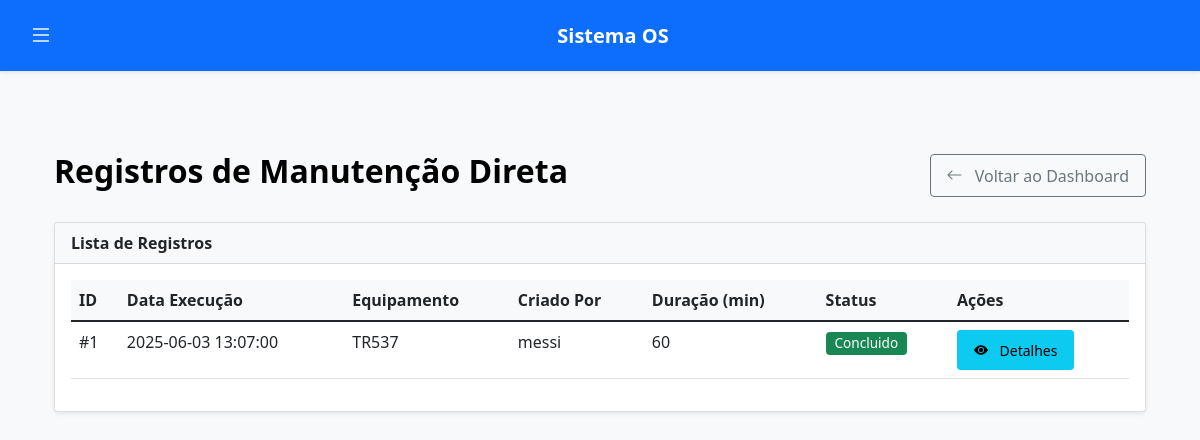
The page /admin/registros_manutencao (signed in) on the database its author committed.
### tables this page shows
CREATE TABLE registros_manutencao_direta (
            id INTEGER PRIMARY KEY AUTOINCREMENT,
            data_registro TEXT NOT NULL DEFAULT CURRENT_TIMESTAMP, -- Quando o registro foi criado no sistema
            data_execucao TEXT NOT NULL,               -- Data e Hora que o serviço foi executado (manual)
            duracao_minutos INTEGER,                   -- Duração da manutenção em minutos (manual)
            equipamento_afetado TEXT,
            descricao_servico TEXT NOT NULL,
            observacoes TEXT,
            criado_por_id INTEGER NOT NULL,             -- ID do usuário de manutenção que criou
            status TEXT NOT NULL CHECK(status IN ('Pendente Aprovacao', 'Concluido', 'Cancelado')) DEFAULT 'Pendente Aprovacao',
            data_conclusao_admin TEXT,                 -- Data que o admin aprovou/concluiu
            concluido_por_admin_id INTEGER,            -- ID do admin que aprovou/concluiu
            FOREIGN KEY (criado_por_id) REFERENCES usuarios (id),
            FOREIGN KEY (concluido_por_admin_id) REFERENCES usuarios (id)
        );

CREATE TABLE usuarios (
            id INTEGER PRIMARY KEY AUTOINCREMENT,
            usuario TEXT NOT NULL UNIQUE,
            senha TEXT NOT NULL,
            tipo TEXT NOT NULL CHECK(tipo IN ('solicitante', 'manutencao', 'admin', 'master-admin')),
            nome TEXT NOT NULL,
            email TEXT UNIQUE,
            especialidade TEXT CHECK(especialidade IS NULL OR especialidade IN ('eletricista', 'mecanico')), -- Nova coluna
            ativo BOOLEAN DEFAULT 1,
            data_criacao TEXT DEFAULT CURRENT_TIMESTAMP
        );

### app.py (the view)
@app.route('/admin/registros_manutencao')
def listar_registros_diretos():
    if session.get('tipo') not in ['admin', 'master-admin']:
        flash('Acesso não autorizado.', 'danger')
        return redirect(url_for('login'))
    conn = get_db()
    cursor = conn.cursor()
    cursor.execute("""
        SELECT rmd.*, u_criador.nome as nome_criador
        FROM registros_manutencao_direta rmd
        JOIN usuarios u_criador ON rmd.criado_por_id = u_criador.id
        ORDER BY rmd.data_registro DESC
    """)
    registros = cursor.fetchall()
    return render_template('administrador/listar_registros_diretos.html', registros=registros)

### app.py (called while the page is built)
def get_db():
    if 'db' not in g:
        g.db = sqlite3.connect('db/os.db')
        g.db.row_factory = sqlite3.Row
        g.db.execute("PRAGMA journal_mode=WAL")
        g.db.execute("PRAGMA busy_timeout=5000")
    return g.db

### templates/administrador/listar_registros_diretos.html (shortened to what this page needs)
{% extends "base.html" %}
{% block content %}
<div class="container mt-4">
    <div class="d-flex justify-content-between align-items-center mb-4">
        <h2>Registros de Manutenção Direta</h2>
        <a href="{{ url_for('admin_dashboard') }}" class="btn btn-outline-secondary">
            <i class="bi bi-arrow-left"></i> Voltar ao Dashboard
        </a>
    </div>
    <div class="card">
        <div class="card-header">
            Lista de Registros
        </div>
        <div class="card-body">
            {% if registros %}
            <div class="table-responsive">
                <table class="table table-hover">
                    <thead>
                        <tr>
                            <th>ID</th>
                            <th>Data Execução</th>
                            <th>Equipamento</th>
                            <th>Criado Por</th>
                            <th>Duração (min)</th>
                            <th>Status</th>
                            <th>Ações</th>
                        </tr>
                    </thead>
                    <tbody>
                        {% for registro in registros %}
                        <tr>
                            <td>#{{ registro.id }}</td>
                            <td>{{ registro.data_execucao }}</td>
                            <td>{{ registro.equipamento_afetado|default('N/A') }}</td>
                            <td>{{ registro.nome_criador }}</td>
                            <td>{{ registro.duracao_minutos|default('N/A') }}</td>
                            <td>
                                <span class="badge
                                             {% if registro.status == 'Pendente Aprovacao' %}bg-warning text-dark
                                             {% elif registro.status == 'Concluido' %}bg-success
                                             {% elif registro.status == 'Cancelado' %}bg-danger
                                             {% else %}bg-secondary
                                             {% endif %}">
                                    {{ registro.status }}
                                </span>
                            </td>
                            <td>
                                <a href="{{ url_for('detalhe_registro_direto', id_registro=registro.id) }}" class="btn btn-sm btn-info" title="Ver Detalhes">
                                    <i class="bi bi-eye-fill"></i> Detalhes
                                </a>
                                </td>
                        </tr>
                        {% endfor %}
                    </tbody>
                </table>
            </div>
            {% else %}
            <p class="text-center text-muted">Nenhum registro de manutenção direta encontrado.</p>
            {% endif %}
        </div>
    </div>
</div>
{% endblock %}

### static/style.css (style rules this page uses)
:root { --bs-body-bg-light: #f8f9fa; --bs-body-color-light: #212529; --bs-emphasis-color-light: #000; --card-bg-light: #ffffff; --card-border-color-light: rgba(0, 0, 0, 0.125); --card-header-bg-light: #f8f9fa; --card-header-color-light: #212529; --navbar-bg-light: #0d6efd; --navbar-color-light: rgba(255, 255, 255, 0.75); --navbar-brand-color-light: #ffffff; --navbar-hover-color-light: #ffffff; --offcanvas-bg-light: #f8f9fa; --offcanvas-color-light: #212529; --offcanvas-link-hover-bg-light: #e9ecef; --offcanvas-link-hover-color-light: #0d6efd; --table-header-bg-light: #f8f9fa; --table-header-color-light: #212529; --form-control-focus-border-light: #86b7fe; --form-control-focus-shadow-light: rgba(13, 110, 253, 0.25); --link-color-light: #0d6efd; --link-hover-color-light: #0a58ca; }
body { background-color: var(--bs-body-bg-light); color: var(--bs-body-color-light); padding-top: 56px; }
.card { box-shadow: 0 0.125rem 0.25rem rgba(0, 0, 0, 0.075); margin-bottom: 1.5rem; border: 1px solid var(--card-border-color-light); background-color: var(--card-bg-light); }
.card-header { font-weight: 600; background-color: var(--card-header-bg-light); color: var(--card-header-color-light); border-bottom: 1px solid var(--card-border-color-light); }
.table th { font-weight: 600; }
.table thead th { position: sticky; top: 0; background-color: var(--table-header-bg-light); color: var(--table-header-color-light); z-index: 10; }
.badge { font-weight: 500; padding: 0.35em 0.65em; font-size: 0.85em; }
.btn { font-weight: 500; padding: 0.5rem 1rem; }
.btn i, .btn .bi { margin-right: 0.5rem; vertical-align: text-bottom; }
a { color: var(--link-color-light); text-decoration: none; }
h1, h2, h3, h4, h5, h6 { color: var(--bs-emphasis-color-light); font-weight: 600; }
.container { padding-top: 1.5rem; padding-bottom: 2rem; }

### templates/base.html (style rules this page uses)
body { padding-top: 56px; }

### rows shown on the page
registros_manutencao_direta: id "1", data_execucao "2025-06-03 13:07:00", equipamento_afetado "TR537", nome_criador "messi", duracao_minutos "60", status "Concluido"
